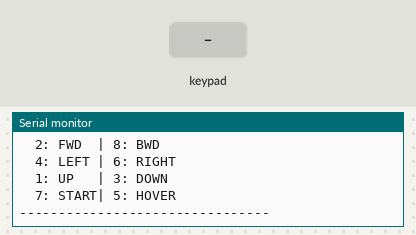
A program run on a simulated ESP32. On the bench: the last lines printed to the serial monitor. The inputs (shaded band) are chosen by the test bench. WiFi joins after 1.5 s; servers stay silent unless stated.

Above: at 3.3 s.
3.4 s: key '1' pressed
At 4.2 s:
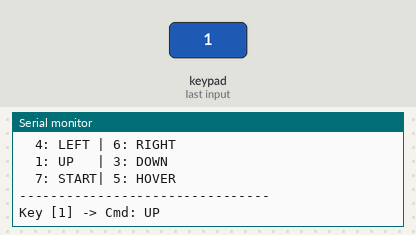
4.9 s: keypad keys 2 7 1 4 1 2 1 3 pressed 0.4 s apart
At 8.7 s:
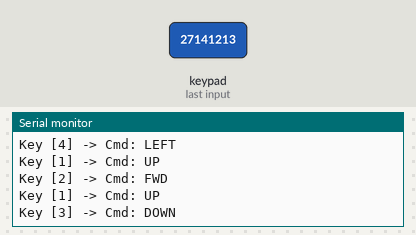
9.6 s: key 'A' pressed
At 10.3 s:
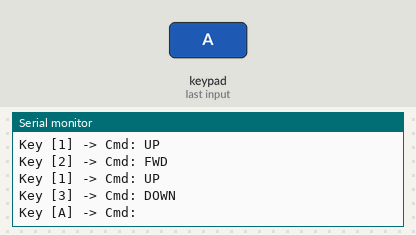
11.1 s: keypad keys 2 7 1 4 1 2 1 3 # pressed 0.4 s apart
At 15.3 s:
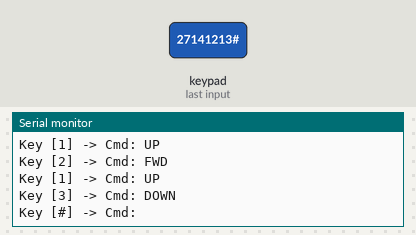
16.2 s: key '5' pressed
At 17.4 s:
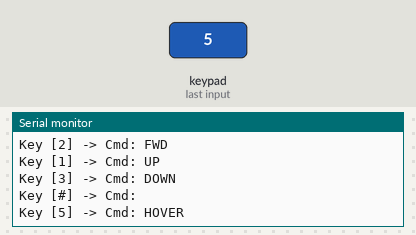
17.7 s: keypad keys 2 7 1 4 1 2 1 3 * pressed 0.4 s apart
At 21.4 s:
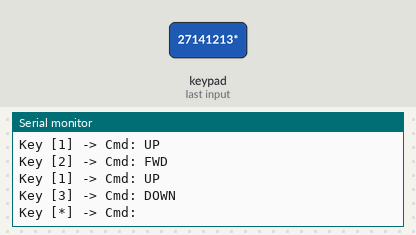

The program:

main.cpp
```cpp
#include <Arduino.h>
#include <Keypad.h>
#include <WiFi.h>
#include <WiFiUdp.h>

// -------- Wokwi Configuration --------
const char *ssid = "Wokwi-GUEST";
const char *pass = "";

// -------- PC Configuration --------
const char *PC_IP = "192.168.185.77"; // YOUR IPv4
const uint16_t PC_PORT = 5005;

WiFiUDP udp;

// -------- Keypad Configuration --------
const byte ROWS = 4;
const byte COLS = 4;

char keys[ROWS][COLS] = {{'1', '2', '3', 'A'},
                         {'4', '5', '6', 'B'},
                         {'7', '8', '9', 'C'},
                         {'*', '0', '#', 'D'}};

// Wiring (MATCHING THE DIAGRAM - SCRAMBLE FIX):
// Rows -> 27, 14, 12, 13
// Cols -> 26, 25, 33, 32
byte rowPins[ROWS] = {27, 14, 12, 13};
byte colPins[COLS] = {26, 25, 33, 32};

Keypad keypad = Keypad(makeKeymap(keys), rowPins, colPins, ROWS, COLS);

// -------- Command Mapping (Standard Layout) --------
String keyToCmd(char k) {
  switch (k) {
  case '2':
    return "FWD";
  case '8':
    return "BWD";
  case '4':
    return "LEFT";
  case '6':
    return "RIGHT";
  case '5':
    return "HOVER";

  case '1':
    return "UP";
  case '3':
    return "DOWN";
  case '0':
    return "RESET";

  case '7':
    return "START";

  default:
    return "";
  }
}

void sendUDP(const String &msg) {
  udp.beginPacket(PC_IP, PC_PORT);
  udp.print(msg);
  udp.endPacket();
}

void setup() {
  Serial.begin(115200);
  delay(500);

  Serial.println("\n--- DRONE CONTROLLER STARTED (REVERTED) ---");
  Serial.println("Connecting to WiFi...");

  WiFi.begin(ssid, pass);
  while (WiFi.status() != WL_CONNECTED) {
    delay(200);
    Serial.print(".");
  }

  Serial.println("\nWiFi Connected!");
  Serial.print("ESP32 IP: ");
  Serial.println(WiFi.localIP());
  Serial.print("Target PC: ");
  Serial.println(PC_IP);

  Serial.println("--------------------------------");
  Serial.println("CONTROLS:");
  Serial.println("  2: FWD  | 8: BWD");
  Serial.println("  4: LEFT | 6: RIGHT");
  Serial.println("  1: UP   | 3: DOWN");
  Serial.println("  7: START| 5: HOVER");
  Serial.println("--------------------------------");

  udp.begin(12345);
}

void loop() {
  char key = keypad.getKey();

  if (key) {
    // Debug
    Serial.print("Key [");
    Serial.print(key);

    String cmd = keyToCmd(key);
    Serial.print("] -> Cmd: ");
    Serial.println(cmd);

    if (cmd.length() > 0) {
      sendUDP(cmd);
    }
  }
}
```

Measured:
- after the input at 3.4 s, the serial monitor: prints a new line at once (image 1)
- after the input at 4.9 s, the serial monitor: prints a new line at once (image 2)
- after the input at 9.6 s, the serial monitor: prints a new line at once (image 3)
- after the input at 11.1 s, the serial monitor: prints a new line at once (image 4)
- after the input at 16.2 s, the serial monitor: prints a new line at once (image 5)
- after the input at 17.7 s, the serial monitor: prints a new line at once (image 6)
